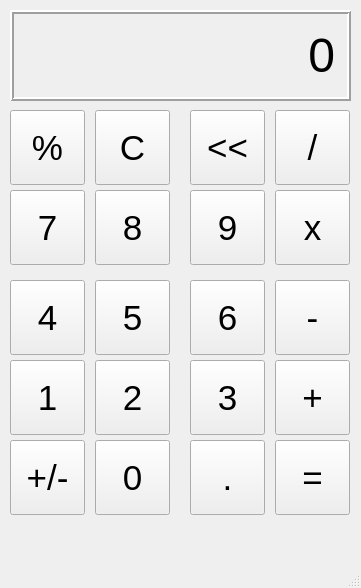
<?xml version="1.0" encoding="UTF-8"?>
<ui version="4.0">
 <class>MainWindow</class>
 <widget class="QMainWindow" name="MainWindow">
  <property name="geometry">
   <rect>
    <x>0</x>
    <y>0</y>
    <width>361</width>
    <height>588</height>
   </rect>
  </property>
  <property name="windowTitle">
   <string>Calculator</string>
  </property>
  <widget class="QWidget" name="centralwidget">
   <widget class="QLabel" name="outputLabel">
    <property name="geometry">
     <rect>
      <x>10</x>
      <y>10</y>
      <width>341</width>
      <height>91</height>
     </rect>
    </property>
    <property name="font">
     <font>
      <pointsize>36</pointsize>
     </font>
    </property>
    <property name="frameShape">
     <enum>QFrame::Box</enum>
    </property>
    <property name="frameShadow">
     <enum>QFrame::Raised</enum>
    </property>
    <property name="lineWidth">
     <number>2</number>
    </property>
    <property name="text">
     <string>0</string>
    </property>
    <property name="alignment">
     <set>Qt::AlignRight|Qt::AlignTrailing|Qt::AlignVCenter</set>
    </property>
    <property name="margin">
     <number>10</number>
    </property>
   </widget>
   <widget class="QPushButton" name="percentageButton">
    <property name="geometry">
     <rect>
      <x>10</x>
      <y>110</y>
      <width>75</width>
      <height>75</height>
     </rect>
    </property>
    <property name="font">
     <font>
      <pointsize>26</pointsize>
     </font>
    </property>
    <property name="text">
     <string>%</string>
    </property>
   </widget>
   <widget class="QPushButton" name="arrowButton">
    <property name="geometry">
     <rect>
      <x>190</x>
      <y>110</y>
      <width>75</width>
      <height>75</height>
     </rect>
    </property>
    <property name="font">
     <font>
      <pointsize>26</pointsize>
     </font>
    </property>
    <property name="text">
     <string>&lt;&lt;</string>
    </property>
   </widget>
   <widget class="QPushButton" name="Cbutton">
    <property name="geometry">
     <rect>
      <x>95</x>
      <y>110</y>
      <width>75</width>
      <height>75</height>
     </rect>
    </property>
    <property name="font">
     <font>
      <pointsize>26</pointsize>
     </font>
    </property>
    <property name="text">
     <string>C</string>
    </property>
   </widget>
   <widget class="QPushButton" name="divButton">
    <property name="geometry">
     <rect>
      <x>275</x>
      <y>110</y>
      <width>75</width>
      <height>75</height>
     </rect>
    </property>
    <property name="font">
     <font>
      <pointsize>26</pointsize>
     </font>
    </property>
    <property name="text">
     <string>/</string>
    </property>
   </widget>
   <widget class="QPushButton" name="eightButton">
    <property name="geometry">
     <rect>
      <x>95</x>
      <y>190</y>
      <width>75</width>
      <height>75</height>
     </rect>
    </property>
    <property name="font">
     <font>
      <pointsize>26</pointsize>
     </font>
    </property>
    <property name="text">
     <string>8</string>
    </property>
   </widget>
   <widget class="QPushButton" name="nineButton">
    <property name="geometry">
     <rect>
      <x>190</x>
      <y>190</y>
      <width>75</width>
      <height>75</height>
     </rect>
    </property>
    <property name="font">
     <font>
      <pointsize>26</pointsize>
     </font>
    </property>
    <property name="text">
     <string>9</string>
    </property>
   </widget>
   <widget class="QPushButton" name="multButton">
    <property name="geometry">
     <rect>
      <x>275</x>
      <y>190</y>
      <width>75</width>
      <height>75</height>
     </rect>
    </property>
    <property name="font">
     <font>
      <pointsize>26</pointsize>
     </font>
    </property>
    <property name="text">
     <string>x</string>
    </property>
   </widget>
   <widget class="QPushButton" name="sevenButton">
    <property name="geometry">
     <rect>
      <x>10</x>
      <y>190</y>
      <width>75</width>
      <height>75</height>
     </rect>
    </property>
    <property name="font">
     <font>
      <pointsize>26</pointsize>
     </font>
    </property>
    <property name="text">
     <string>7</string>
    </property>
   </widget>
   <widget class="QPushButton" name="fiveButton">
    <property name="geometry">
     <rect>
      <x>95</x>
      <y>280</y>
      <width>75</width>
      <height>75</height>
     </rect>
    </property>
    <property name="font">
     <font>
      <pointsize>26</pointsize>
     </font>
    </property>
    <property name="text">
     <string>5</string>
    </property>
   </widget>
   <widget class="QPushButton" name="sixButton">
    <property name="geometry">
     <rect>
      <x>190</x>
      <y>280</y>
      <width>75</width>
      <height>75</height>
     </rect>
    </property>
    <property name="font">
     <font>
      <pointsize>26</pointsize>
     </font>
    </property>
    <property name="text">
     <string>6</string>
    </property>
   </widget>
   <widget class="QPushButton" name="minusButton">
    <property name="geometry">
     <rect>
      <x>275</x>
      <y>280</y>
      <width>75</width>
      <height>75</height>
     </rect>
    </property>
    <property name="font">
     <font>
      <pointsize>26</pointsize>
     </font>
    </property>
    <property name="text">
     <string>-</string>
    </property>
   </widget>
   <widget class="QPushButton" name="fourButton">
    <property name="geometry">
     <rect>
      <x>10</x>
      <y>280</y>
      <width>75</width>
      <height>75</height>
     </rect>
    </property>
    <property name="font">
     <font>
      <pointsize>26</pointsize>
     </font>
    </property>
    <property name="text">
     <string>4</string>
    </property>
   </widget>
   <widget class="QPushButton" name="twoButton">
    <property name="geometry">
     <rect>
      <x>95</x>
      <y>360</y>
      <width>75</width>
      <height>75</height>
     </rect>
    </property>
    <property name="font">
     <font>
      <pointsize>26</pointsize>
     </font>
    </property>
    <property name="text">
     <string>2</string>
    </property>
   </widget>
   <widget class="QPushButton" name="threeButton">
    <property name="geometry">
     <rect>
      <x>190</x>
      <y>360</y>
      <width>75</width>
      <height>75</height>
     </rect>
    </property>
    <property name="font">
     <font>
      <pointsize>26</pointsize>
     </font>
    </property>
    <property name="text">
     <string>3</string>
    </property>
   </widget>
   <widget class="QPushButton" name="sumButton">
    <property name="geometry">
     <rect>
      <x>275</x>
      <y>360</y>
      <width>75</width>
      <height>75</height>
     </rect>
    </property>
    <property name="font">
     <font>
      <pointsize>26</pointsize>
     </font>
    </property>
    <property name="text">
     <string>+</string>
    </property>
   </widget>
   <widget class="QPushButton" name="oneButton">
    <property name="geometry">
     <rect>
      <x>10</x>
      <y>360</y>
      <width>75</width>
      <height>75</height>
     </rect>
    </property>
    <property name="font">
     <font>
      <pointsize>26</pointsize>
     </font>
    </property>
    <property name="text">
     <string>1</string>
    </property>
   </widget>
   <widget class="QPushButton" name="zeroButton">
    <property name="geometry">
     <rect>
      <x>95</x>
      <y>440</y>
      <width>75</width>
      <height>75</height>
     </rect>
    </property>
    <property name="font">
     <font>
      <pointsize>26</pointsize>
     </font>
    </property>
    <property name="text">
     <string>0</string>
    </property>
   </widget>
   <widget class="QPushButton" name="pointButton">
    <property name="geometry">
     <rect>
      <x>190</x>
      <y>440</y>
      <width>75</width>
      <height>75</height>
     </rect>
    </property>
    <property name="font">
     <font>
      <pointsize>26</pointsize>
     </font>
    </property>
    <property name="text">
     <string>.</string>
    </property>
   </widget>
   <widget class="QPushButton" name="equalButton">
    <property name="geometry">
     <rect>
      <x>275</x>
      <y>440</y>
      <width>75</width>
      <height>75</height>
     </rect>
    </property>
    <property name="font">
     <font>
      <pointsize>26</pointsize>
     </font>
    </property>
    <property name="text">
     <string>=</string>
    </property>
   </widget>
   <widget class="QPushButton" name="pushButton_20">
    <property name="geometry">
     <rect>
      <x>10</x>
      <y>440</y>
      <width>75</width>
      <height>75</height>
     </rect>
    </property>
    <property name="font">
     <font>
      <pointsize>26</pointsize>
     </font>
    </property>
    <property name="text">
     <string>+/-</string>
    </property>
   </widget>
  </widget>
  <widget class="QMenuBar" name="menubar">
   <property name="geometry">
    <rect>
     <x>0</x>
     <y>0</y>
     <width>361</width>
     <height>30</height>
    </rect>
   </property>
  </widget>
  <widget class="QStatusBar" name="statusbar"/>
 </widget>
 <resources/>
 <connections/>
</ui>
